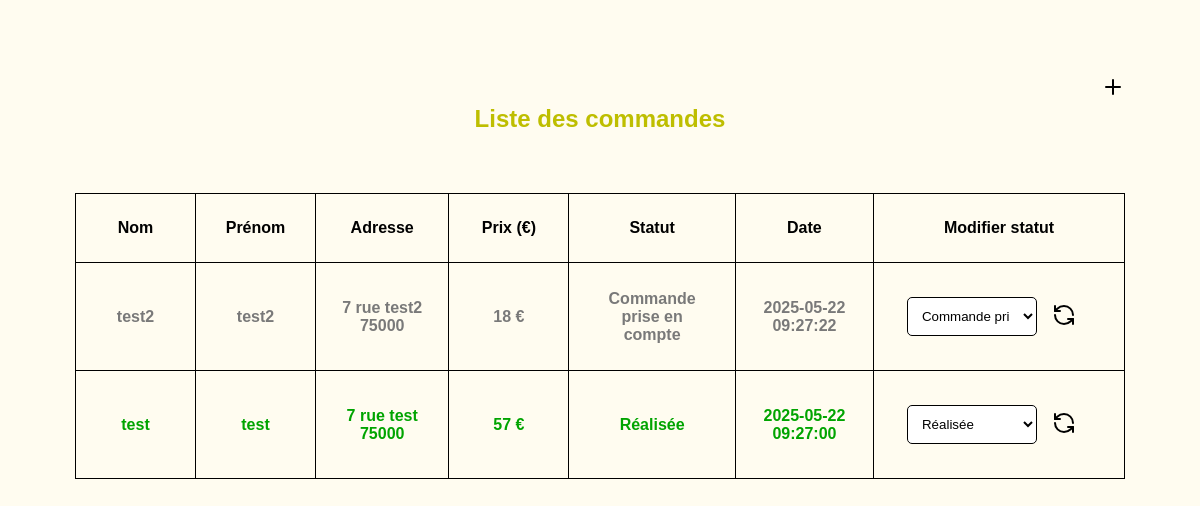
The page / on the database its author committed.
### tables this page shows
CREATE TABLE `commandes` (
  `id` int(11) NOT NULL,
  `nom` varchar(100) DEFAULT NULL,
  `prenom` varchar(100) DEFAULT NULL,
  `adresse` text DEFAULT NULL,
  `prix` float DEFAULT NULL,
  `statut` varchar(50) DEFAULT NULL,
  `date_creation` datetime DEFAULT current_timestamp()
);

### index.php (the view, shortened to what this page needs)
<?php include 'db.php'; ?>
<!DOCTYPE html>
<html lang="fr">
<head>
    <link rel="stylesheet" href="style.css">
</head>
<body>
    <main>
        <div class="header">
            <h2>Liste des commandes </h2>
            <a class="new" href="add.php"><svg xmlns="http://www.w3.org/2000/svg" width="24" height="24" viewBox="0 0 24 24" fill="none" stroke="black" stroke-width="2" stroke-linecap="round" stroke-linejoin="round" class="lucide lucide-plus-icon lucide-plus"><path d="M5 12h14"/><path d="M12 5v14"/></svg></a>
        </div>
        <table>
            <tr>
                <th>Nom</th>
                <th>Prénom</th>
                <th>Adresse</th>
                <th>Prix (€)</th>
                <th>Statut</th>
                <th>Date</th>
                <th>Modifier statut</th>
            </tr>
            <?php
            $res = $pdo->query("SELECT * FROM commandes ORDER BY date_creation DESC");
            foreach ($res as $commande):
                $class = match($commande['statut']) {
                    "Commande prise en compte" => "status-gris",
                    "En cours" => "status-bleu",
                    "Réalisée" => "status-vert",
                    "Annulée" => "status-rouge",
                    default => "Veuillez choisir un statut",
                };
            ?>
            <tr>
                <td class="<?= $class ?>"><?= htmlspecialchars($commande['nom']) ?></td>
                <td class="<?= $class ?>"><?= htmlspecialchars($commande['prenom']) ?></td>
                <td class="<?= $class ?>"> <?= nl2br(htmlspecialchars($commande['adresse'])) ?></td>
                <td class="<?= $class ?>"><?= $commande['prix'] ?> €</td>
                <td class="<?= $class ?>"><?= $commande['statut'] ?></td>
                <td class="<?= $class ?>"><?= $commande['date_creation'] ?></td>
                <td>
                    <form method="POST" action="update.php">
                        <select name="statut">
                            <option <?= $commande['statut'] == 'Commande prise en compte' ? 'selected' : '' ?>>Commande prise en compte</option>
                            <option <?= $commande['statut'] == 'Réalisée' ? 'selected' : '' ?>>Réalisée</option>
                        </select>
                        <button type="submit"></button>
                    </form>
                </td>
            </tr>
            <?php endforeach; ?>
        </table>
    </main>
</body>
</html>

### style.css (style rules this page uses)
.status-gris { color: rgb(121, 121, 121); font-weight: bold; }
.status-vert { color: rgb(0, 164, 0); font-weight: bold; }
* { margin: 0; padding: 0; box-sizing: border-box; font-family: "outfit", sans-serif; }
body { background-color: #fffcf0; }
h2 { color: rgb(190, 190, 0); width: 100%; text-align: center; margin-bottom: 30px; }
main { display: flex; flex-direction: column; align-items: center; justify-content: start; height: 100vh; padding: 75px 75px; position: relative; }
.header { display: flex; align-items: center; justify-content: space-between; width: 100%; gap: 20px; padding: 30px 80px; }
.new { position: absolute; top: 75px; right: 75px; }
table { width: 100%; border-collapse: collapse; }
th { height: 50px; padding: 25px; border: 1px solid #000; }
td { height: 50px; padding: 25px; border: 1px solid #000; text-align: center; min-width: 120px; }
button { border: none; background-color: transparent; margin: 15px; cursor: pointer; transform: rotate(0); transition: all 0.5s ease-in-out; }
select { padding: 10px; border-radius: 5px; border: 1px solid #000; background-color: #fff; cursor: pointer; max-width: 130px; }
form { display: flex; align-items: center; justify-content: center; flex-direction: row; width: 200px; }

### rows shown on the page
commandes: nom "test2", prenom "test2", adresse "7 rue test2 75000", prix "18", statut "Commande prise en compte", date_creation "2025-05-22 09:27:22"
commandes: nom "test", prenom "test", adresse "7 rue test 75000", prix "57", statut "Réalisée", date_creation "2025-05-22 09:27:00"
